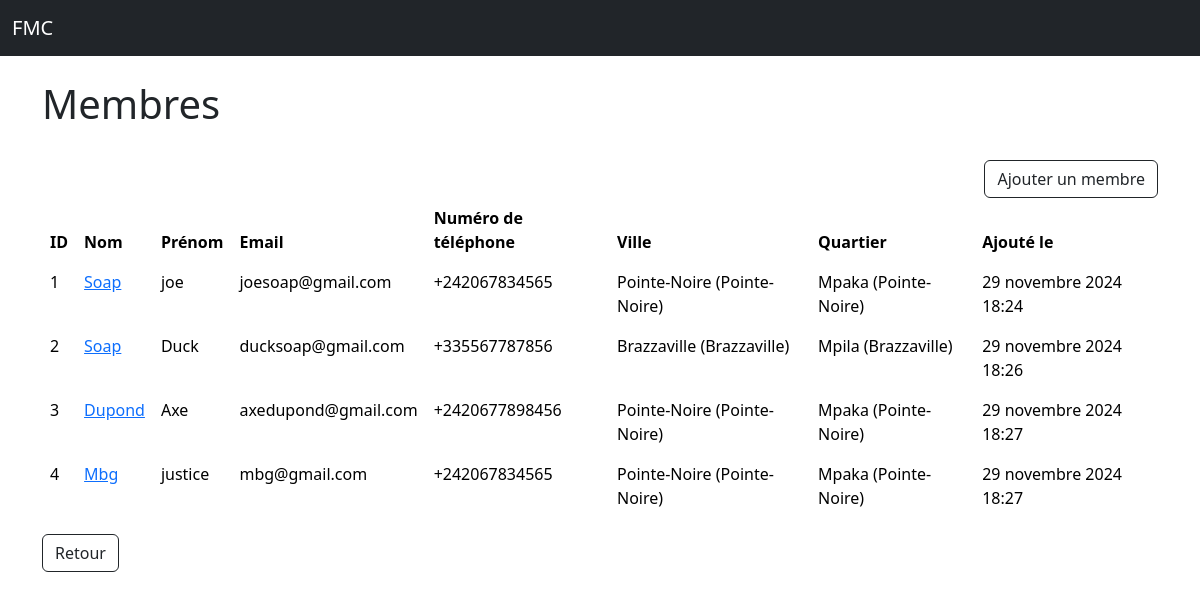
Screenshot of /members/ (signed in) with the database file from the repository.
### gestione/models.py (models this page shows, shortened)
class TimestampModel(models.Model):
    created_at = models.DateTimeField(auto_now_add=True)
    updated_at = models.DateTimeField(auto_now=True)
    class Meta:
        abstract = True

class Member(TimestampModel):
    name = models.CharField(max_length=100)
    firstName = models.CharField(max_length=100)
    email = models.EmailField(max_length=150, unique=True, null=True, blank=True)
    phone = models.CharField(max_length=15, null=True, blank=True)
    city = models.ForeignKey(
        City, on_delete=models.CASCADE, related_name="members"
    )  # Lien obligatoire avec une ville
    district = models.ForeignKey(
        District, on_delete=models.SET_NULL, null=True, blank=True, related_name="members"
    )  # Lien facultatif avec un quartier

class City(TimestampModel):
    name = models.CharField(max_length=100)
    department = models.ForeignKey(Department, on_delete=models.CASCADE, related_name="cities")
    def __str__(self):
        return f"{self.name} ({self.department.name})"

class Department(TimestampModel):
    name = models.CharField(max_length=100, unique=True)

class District(TimestampModel):
    name = models.CharField(max_length=100)
    city = models.ForeignKey(City, on_delete=models.CASCADE, related_name="districts")
    def __str__(self):
        return f"{self.name} ({self.city.name})"

### gestione/views.py (the view)
# urls.py: path('members/', views.list_members, name='members'),
def list_members(request):
    members = Member.objects.all()
    return render(request, 'gestione/pages/members.html', {'members': members})

### gestione/templates/gestione/pages/members.html (shortened to what this page needs)
{% extends 'gestione/layouts/base.html'%}
{% block content %}
    <h1>Membres</h1>
    <br>
    <div class="row">
        <div class="col"></div>
        <div class="col text-end">
            <a class="btn btn-outline-dark" href="{% url 'gestione:add_member' %}">Ajouter un membre</a>
        </div>
    </div>
    <table class="table table-borderless table-hover ">
        <thead>
            <tr>
                <th scope="col">ID</th>
                <th scope="col">Nom</th>
                <th scope="col">Prénom</th>
                <th scope="col">Email</th>
                <th scope="col">Numéro de téléphone</th>
                <th scope="col">Ville</th>
                <th scope="col">Quartier</th>
                <th scope="col">Ajouté le</th>
            </tr>
        </thead>
        <tbody>
            {% if members %}
            {% for member in members %}
                <tr>
                <td>{{member.id}}</td>
                <td><a href="{% url 'gestione:record' member.id %}">{{member.name}}</a></td>
                <td>{{member.firstName}}</td>
                <td>{{member.email}}</td>
                <td>{{member.phone}}</td>
                <td>{{member.city}}</td>
                <td>{{member.district}}</td>
                <td>{{member.created_at}}</td>
                </tr>
            {% endfor %}
            {% endif %}
        </tbody>
    </table>
    <a class="btn btn-outline-dark" href="{% url 'gestione:dashboard' %}">Retour</a>
    <br>
{% endblock %}

### rows the page displays
Member: id "1", name "Soap", firstName "joe", email "joesoap@gmail.com", phone "+242067834565", city "Pointe-Noire (Pointe-Noire)", district "Mpaka (Pointe-Noire)", created_at "29 novembre 2024 18:24"
Member: id "2", name "Soap", firstName "Duck", email "ducksoap@gmail.com", phone "+335567787856", city "Brazzaville (Brazzaville)", district "Mpila (Brazzaville)", created_at "29 novembre 2024 18:26"
Member: id "3", name "Dupond", firstName "Axe", email "axedupond@gmail.com", phone "+2420677898456", city "Pointe-Noire (Pointe-Noire)", district "Mpaka (Pointe-Noire)", created_at "29 novembre 2024 18:27"
Member: id "4", name "Mbg", firstName "justice", email "mbg@gmail.com", phone "+242067834565", city "Pointe-Noire (Pointe-Noire)", district "Mpaka (Pointe-Noire)", created_at "29 novembre 2024 18:27"
